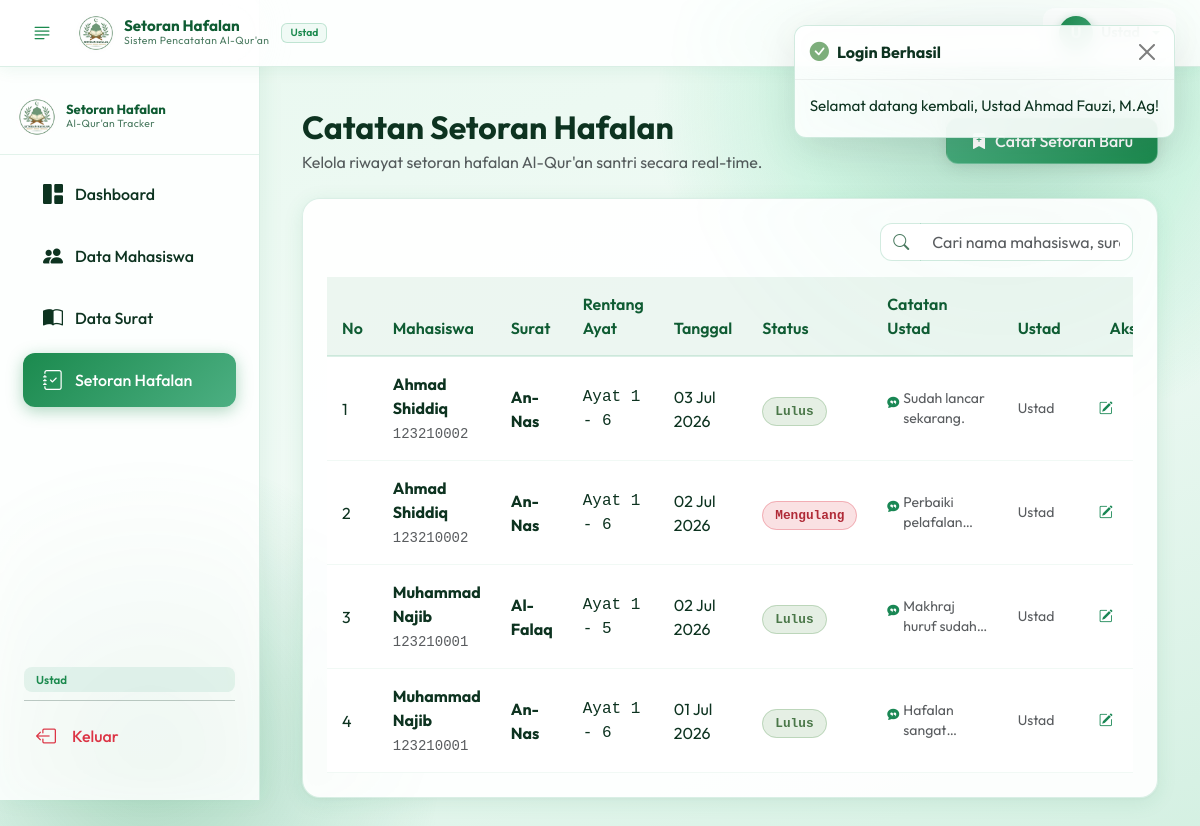
The app's page /index.php?page=setoran (signed in) with its own data.
### tables this page shows
CREATE TABLE IF NOT EXISTS setoran (
    id INT AUTO_INCREMENT PRIMARY KEY,
    id_mahasiswa INT NOT NULL,
    id_surat INT NOT NULL,
    ayat_awal INT NOT NULL,
    ayat_akhir INT NOT NULL,
    tanggal DATE NOT NULL,
    status ENUM('Lulus', 'Mengulang', 'Belum Dinilai') NOT NULL DEFAULT 'Belum Dinilai',
    catatan TEXT NULL,
    id_ustad INT DEFAULT NULL,
    FOREIGN KEY (id_mahasiswa) REFERENCES mahasiswa(id) ON DELETE CASCADE,
    FOREIGN KEY (id_surat) REFERENCES surat(id) ON DELETE CASCADE,
    FOREIGN KEY (id_ustad) REFERENCES users(id) ON DELETE SET NULL
);

CREATE TABLE IF NOT EXISTS mahasiswa (
    id INT AUTO_INCREMENT PRIMARY KEY,
    nim VARCHAR(20) NOT NULL UNIQUE,
    nama VARCHAR(100) NOT NULL,
    prodi VARCHAR(100) NOT NULL,
    angkatan INT NOT NULL,
    id_user INT NOT NULL,
    FOREIGN KEY (id_user) REFERENCES users(id) ON DELETE CASCADE
);

CREATE TABLE IF NOT EXISTS surat (
    id INT AUTO_INCREMENT PRIMARY KEY,
    nama_surat VARCHAR(100) NOT NULL,
    jumlah_ayat INT NOT NULL
);

CREATE TABLE IF NOT EXISTS users (
    id INT AUTO_INCREMENT PRIMARY KEY,
    nama VARCHAR(100) NOT NULL,
    username VARCHAR(50) NOT NULL UNIQUE,
    password VARCHAR(255) NOT NULL,
    role ENUM('ustad', 'mahasiswa') NOT NULL
);

### config/database.php (called while the page is built, shortened)
<?php
class Database {
    private static $instance = null;
    private $conn;
    private function __construct() {
        try {
            $dsn = "mysql:host=" . DB_HOST . ";dbname=" . DB_NAME . ";charset=utf8mb4";
            $options = [
                PDO::ATTR_ERRMODE            => PDO::ERRMODE_EXCEPTION,
                PDO::ATTR_DEFAULT_FETCH_MODE => PDO::FETCH_ASSOC,
                PDO::ATTR_EMULATE_PREPARES   => false,
            ];
            $this->conn = new PDO($dsn, DB_USER, DB_PASS, $options);
        } catch (PDOException $e) {
            try {
                $dsn_temp = "mysql:host=" . DB_HOST . ";charset=utf8mb4";
                $conn_temp = new PDO($dsn_temp, DB_USER, DB_PASS, [
                    PDO::ATTR_ERRMODE => PDO::ERRMODE_EXCEPTION
                ]);
                $conn_temp->exec("CREATE DATABASE IF NOT EXISTS " . DB_NAME);
                $dsn = "mysql:host=" . DB_HOST . ";dbname=" . DB_NAME . ";charset=utf8mb4";
                $this->conn = new PDO($dsn, DB_USER, DB_PASS, $options);
                $this->importInitialSchema();
            } catch (PDOException $ex) {
                die("Connection Failed: " . $ex->getMessage());
            }
        }
    }
    public static function getInstance() {
        if (self::$instance == null) {
            self::$instance = new Database();
        }
        return self::$instance;
    }
    public function getConnection() {
        return $this->conn;
    }
}

### models/SetoranModel.php (called while the page is built, shortened)
<?php
require_once __DIR__ . '/../config/database.php';
class SetoranModel {
    private $db;
    public function __construct() {
        $this->db = Database::getInstance()->getConnection();
    }
    public function getAll() {
        $sql = "SELECT s.*, m.nama as mahasiswa_nama, m.nim, m.prodi, sr.nama_surat, sr.jumlah_ayat, u.nama as ustad_nama
                FROM setoran s
                JOIN mahasiswa m ON s.id_mahasiswa = m.id
                JOIN surat sr ON s.id_surat = sr.id
                LEFT JOIN users u ON s.id_ustad = u.id
                ORDER BY s.tanggal DESC, s.id DESC";
        $stmt = $this->db->prepare($sql);
        $stmt->execute();
        return $stmt->fetchAll();
    }
}

### admin/setoran.php (the view, shortened to what this page needs)
<?php
require_once __DIR__ . '/../models/SetoranModel.php';
$setoranModel = new SetoranModel();
$setorans = $setoranModel->getAll();
?>
<div class="container-fluid py-2">
    <div class="d-flex flex-column flex-sm-row align-items-start align-items-sm-center justify-content-between gap-3 mb-4">
        <div>
            <h2 class="fw-bold text-accent-dark mb-1">Catatan Setoran Hafalan</h2>
            <p class="text-muted mb-0">Kelola riwayat setoran hafalan Al-Qur'an santri secara real-time.</p>
        </div>
        <div>
            <button class="btn btn-glass d-flex align-items-center gap-2" data-bs-toggle="modal" data-bs-target="#addSetoranModal">
                <i class="bi bi-bookmark-plus-fill"></i>
                <span>Catat Setoran Baru</span>
            </button>
        </div>
    </div>
    <div class="glass-card p-4">
        <div class="row mb-3 align-items-center">
            <div class="col-12 col-md-4 ms-auto">
                <div class="input-group">
                    <span class="input-group-text bg-white border-end-0" style="border-radius: 12px 0 0 12px; border-color: var(--glass-border); color: var(--text-muted);">
                        <i class="bi bi-search"></i>
                    </span>
                    <input type="text" class="form-control border-start-0 table-search" data-target="table-setoran" placeholder="Cari nama mahasiswa, surat, status..." style="border-radius: 0 12px 12px 0; border-color: var(--glass-border);">
                </div>
            </div>
        </div>
        <div class="table-responsive">
            <table class="table align-middle table-glass" id="table-setoran">
                <thead>
                    <tr>
                        <th style="width: 5%;">No</th>
                        <th style="width: 18%;">Mahasiswa</th>
                        <th style="width: 15%;">Surat</th>
                        <th style="width: 13%;">Rentang Ayat</th>
                        <th style="width: 10%;">Tanggal</th>
                        <th style="width: 10%;">Status</th>
                        <th style="width: 18%;">Catatan Ustad</th>
                        <th style="width: 8%;">Ustad</th>
                        <th style="width: 8%; text-align: center;">Aksi</th>
                    </tr>
                </thead>
                <tbody>
                    <?php if (empty($setorans)): ?>
                        <tr>
                            <td colspan="9" class="text-center py-4 text-muted">
                                <i class="bi bi-info-circle fs-3 d-block mb-2"></i>
                                Belum ada catatan setoran hafalan.
                            </td>
                        </tr>
                    <?php else: ?>
                        <?php foreach ($setorans as $index => $s): ?>
                            <tr>
                                <td><?= $index + 1 ?></td>
                                <td>
                                    <div class="fw-bold text-accent-dark"><?= htmlspecialchars($s['mahasiswa_nama']) ?></div>
                                    <small class="text-muted font-monospace small"><?= htmlspecialchars($s['nim']) ?></small>
                                </td>
                                <td class="fw-bold text-accent-dark"><?= htmlspecialchars($s['nama_surat']) ?></td>
                                <td class="font-monospace">Ayat <?= $s['ayat_awal'] ?> - <?= $s['ayat_akhir'] ?></td>
                                <td><?= date('d M Y', strtotime($s['tanggal'])) ?></td>
                                <td>
                                    <?php
                                    $badge = 'badge-proses';
                                    if ($s['status'] === 'Lulus') $badge = 'badge-lulus';
                                    if ($s['status'] === 'Mengulang') $badge = 'badge-mengulang';
                                    ?>
                                    <span class="<?= $badge ?> font-monospace" style="font-size: 0.8rem;"><?= $s['status'] ?></span>
                                </td>
                                <td>
                                    <?php if (!empty($s['catatan'])): ?>
                                        <div style="cursor: help;"
                                             data-bs-toggle="tooltip"
                                             data-bs-placement="top"
                                             title="<?= htmlspecialchars($s['catatan']) ?>">
                                            <span class="d-flex align-items-start gap-1">
                                                <i class="bi bi-chat-quote-fill text-success mt-1" style="font-size: 0.75rem; flex-shrink:0;"></i>
                                                <span class="text-muted small" style="max-width:160px; display:-webkit-box; -webkit-line-clamp:2; -webkit-box-orient:vertical; overflow:hidden; line-height:1.4;"><?= htmlspecialchars($s['catatan']) ?></span>
                                            </span>
                                        </div>
                                    <?php else: ?>
                                        <span class="text-muted small fst-italic">&mdash;</span>
                                    <?php endif; ?>
                                </td>
                                <td class="small text-muted"><?= htmlspecialchars($s['ustad_nama'] ? explode(' ', $s['ustad_nama'])[0] : 'N/A') ?></td>
                                <td align="center">
                                    <div class="d-flex align-items-center justify-content-center gap-2">
                                        <button class="btn btn-sm btn-glass-secondary border-0 p-2"
                                                data-bs-toggle="modal"
                                                data-bs-target="#editSetoranModal"
                                                data-id="<?= $s['id'] ?>"
                                                data-mhs="<?= $s['id_mahasiswa'] ?>"
                                                data-surat="<?= $s['id_surat'] ?>"
                                                data-awal="<?= $s['ayat_awal'] ?>"
                                                data-akhir="<?= $s['ayat_akhir'] ?>"
                                                data-tanggal="<?= $s['tanggal'] ?>"
                                                data-status="<?= $s['status'] ?>"
                                                data-catatan="<?= htmlspecialchars($s['catatan']) ?>"
                                                title="Edit Catatan Setoran">
                                            <i class="bi bi-pencil-square text-success"></i>
                                        </button>
                                        <a href="index.php?page=setoran&action=delete&id=<?= $s['id'] ?>"
                                           class="btn btn-sm btn-glass-secondary border-0 p-2"
                                           onclick="return confirm('Apakah Anda yakin ingin menghapus data setoran ini?')"
                                           title="Hapus Catatan Setoran">
                                        </a>
                                    </div>
                                </td>
                            </tr>
                        <?php endforeach; ?>
                    <?php endif; ?>
                </tbody>
            </table>
        </div>
    </div>
</div>

### records on screen
setoran: id_mahasiswa.nama "Ahmad Shiddiq", id_mahasiswa.nim "123210002", id_surat.nama_surat "An-Nas", ayat_awal "1", ayat_akhir "6", tanggal "03 Jul 2026", status "Lulus", catatan "Sudah lancar sekarang.", id_ustad.nama "Ustad"
setoran: id_mahasiswa.nama "Ahmad Shiddiq", id_mahasiswa.nim "123210002", id_surat.nama_surat "An-Nas", ayat_awal "1", ayat_akhir "6", tanggal "02 Jul 2026", status "Mengulang", catatan "Perbaiki…", id_ustad.nama "Ustad"
setoran: id_mahasiswa.nama "Muhammad Najib", id_mahasiswa.nim "123210001", id_surat.nama_surat "Al-Falaq", ayat_awal "1", ayat_akhir "5", tanggal "02 Jul 2026", status "Lulus", catatan "Makhraj huruf…", id_ustad.nama "Ustad"
setoran: id_mahasiswa.nama "Muhammad Najib", id_mahasiswa.nim "123210001", id_surat.nama_surat "An-Nas", ayat_awal "1", ayat_akhir "6", tanggal "01 Jul 2026", status "Lulus", catatan "Hafalan…", id_ustad.nama "Ustad"

### other values on screen
$currentUser['role'] "Ustad"
$userRole "Ustad"
